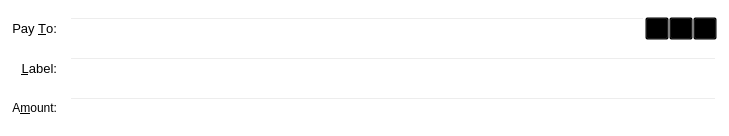
<?xml version="1.0" encoding="UTF-8"?>
<ui version="4.0">
 <class>SendCoinsEntry</class>
 <widget class="QFrame" name="SendCoinsEntry">
  <property name="geometry">
   <rect>
    <x>0</x>
    <y>0</y>
    <width>729</width>
    <height>136</height>
   </rect>
  </property>
  <property name="windowTitle">
   <string>Form</string>
  </property>
  <property name="styleSheet">
   <string notr="true">background: transparent;</string>
  </property>
  <property name="frameShape">
   <enum>QFrame::StyledPanel</enum>
  </property>
  <property name="frameShadow">
   <enum>QFrame::Sunken</enum>
  </property>
  <layout class="QGridLayout" name="gridLayout">
   <property name="spacing">
    <number>12</number>
   </property>
   <item row="5" column="0">
    <widget class="QLabel" name="label">
     <property name="text">
      <string>A&amp;mount:</string>
     </property>
     <property name="alignment">
      <set>Qt::AlignRight|Qt::AlignTrailing|Qt::AlignVCenter</set>
     </property>
     <property name="buddy">
      <cstring>payAmount</cstring>
     </property>
    </widget>
   </item>
   <item row="3" column="0">
    <widget class="QLabel" name="label_2">
     <property name="font">
      <font>
       <pointsize>10</pointsize>
      </font>
     </property>
     <property name="styleSheet">
      <string notr="true">background: transparent;
        background-color:transparent;</string>
     </property>
     <property name="text">
      <string>Pay &amp;To:</string>
     </property>
     <property name="alignment">
      <set>Qt::AlignRight|Qt::AlignTrailing|Qt::AlignVCenter</set>
     </property>
     <property name="buddy">
      <cstring>payTo</cstring>
     </property>
    </widget>
   </item>
   <item row="5" column="1">
    <widget class="BitcoinAmountField" name="payAmount"/>
   </item>
   <item row="4" column="0">
    <widget class="QLabel" name="label_4">
     <property name="font">
      <font>
       <pointsize>10</pointsize>
      </font>
     </property>
     <property name="styleSheet">
      <string notr="true">background: transparent;
        background-color:transparent;</string>
     </property>
     <property name="text">
      <string>&amp;Label:</string>
     </property>
     <property name="alignment">
      <set>Qt::AlignRight|Qt::AlignTrailing|Qt::AlignVCenter</set>
     </property>
     <property name="buddy">
      <cstring>addAsLabel</cstring>
     </property>
    </widget>
   </item>
   <item row="3" column="1">
    <layout class="QHBoxLayout" name="payToLayout">
     <property name="spacing">
      <number>0</number>
     </property>
     <item>
      <widget class="QValidatedLineEdit" name="payTo">
       <property name="toolTip">
        <string>The address to send the payment to (e.g. EJTdBNqW8y8PnLn9MG1srXJoUhCvmc6gPz)</string>
       </property>
       <property name="maxLength">
        <number>34</number>
       </property>
      </widget>
     </item>
     <item>
      <widget class="QToolButton" name="addressBookButton">
       <property name="toolTip">
        <string>Choose address from address book</string>
       </property>
       <property name="text">
        <string/>
       </property>
       <property name="icon">
        <iconset resource="../bitcoin.qrc">
         <normaloff>:/icons/address-book</normaloff>:/icons/address-book</iconset>
       </property>
       <property name="shortcut">
        <string>Alt+A</string>
       </property>
      </widget>
     </item>
     <item>
      <widget class="QToolButton" name="pasteButton">
       <property name="toolTip">
        <string>Paste address from clipboard</string>
       </property>
       <property name="text">
        <string/>
       </property>
       <property name="icon">
        <iconset resource="../bitcoin.qrc">
         <normaloff>:/icons/editpaste</normaloff>:/icons/editpaste</iconset>
       </property>
       <property name="shortcut">
        <string>Alt+P</string>
       </property>
      </widget>
     </item>
     <item>
      <widget class="QToolButton" name="deleteButton">
       <property name="toolTip">
        <string>Remove this recipient</string>
       </property>
       <property name="text">
        <string/>
       </property>
       <property name="icon">
        <iconset resource="../bitcoin.qrc">
         <normaloff>:/icons/remove</normaloff>:/icons/remove</iconset>
       </property>
      </widget>
     </item>
    </layout>
   </item>
   <item row="4" column="1">
    <widget class="QValidatedLineEdit" name="addAsLabel">
     <property name="font">
        <font>
         <pointsize>10</pointsize>
        </font>
       </property>
     <property name="toolTip">
      <string>Enter a label for this address to add it to your address book</string>
     </property>
    </widget>
   </item>
  </layout>
 </widget>
 <customwidgets>
  <customwidget>
   <class>QValidatedLineEdit</class>
   <extends>QLineEdit</extends>
   <header>qvalidatedlineedit.h</header>
  </customwidget>
  <customwidget>
   <class>BitcoinAmountField</class>
   <extends>QLineEdit</extends>
   <header>bitcoinamountfield.h</header>
   <container>1</container>
  </customwidget>
 </customwidgets>
 <resources>
  <include location="../bitcoin.qrc"/>
 </resources>
 <connections/>
</ui>
